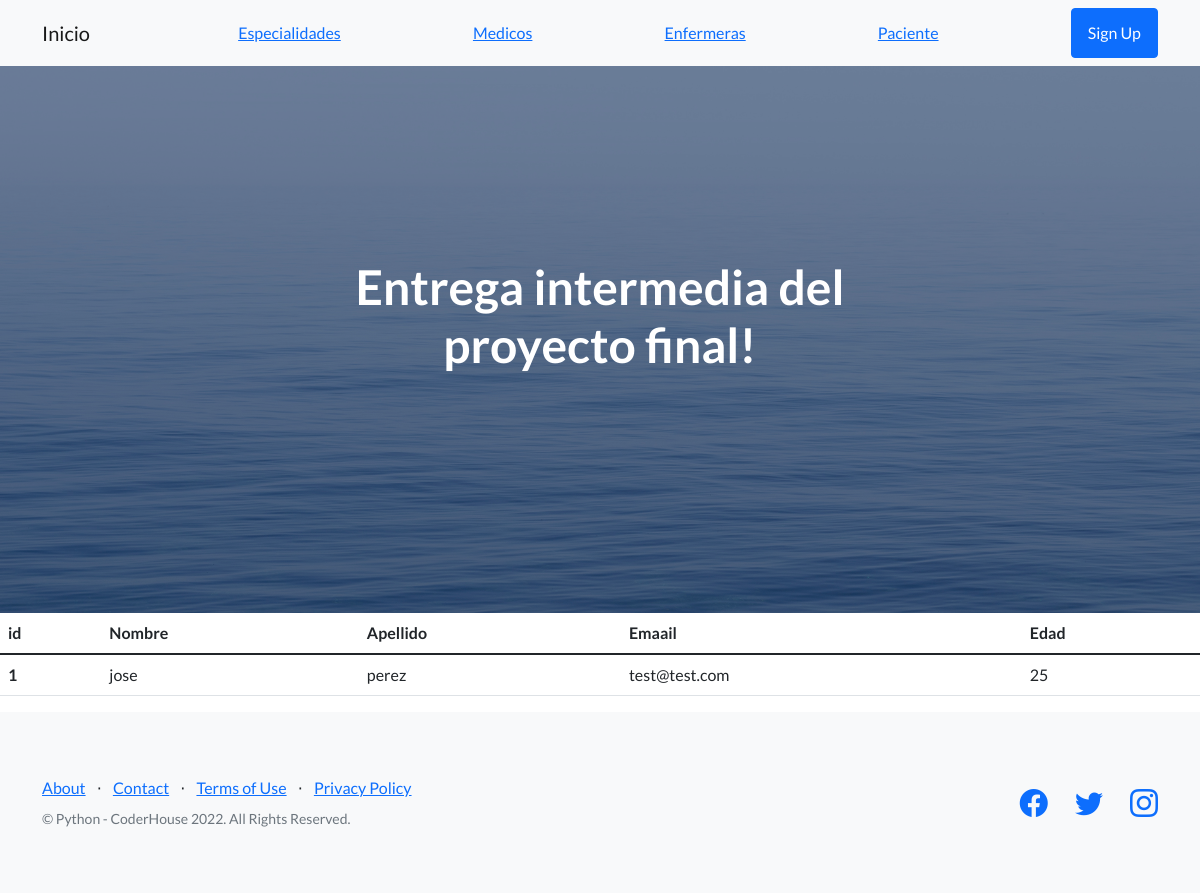
/clinica/paciente, run on an earlier commit of the app's database.
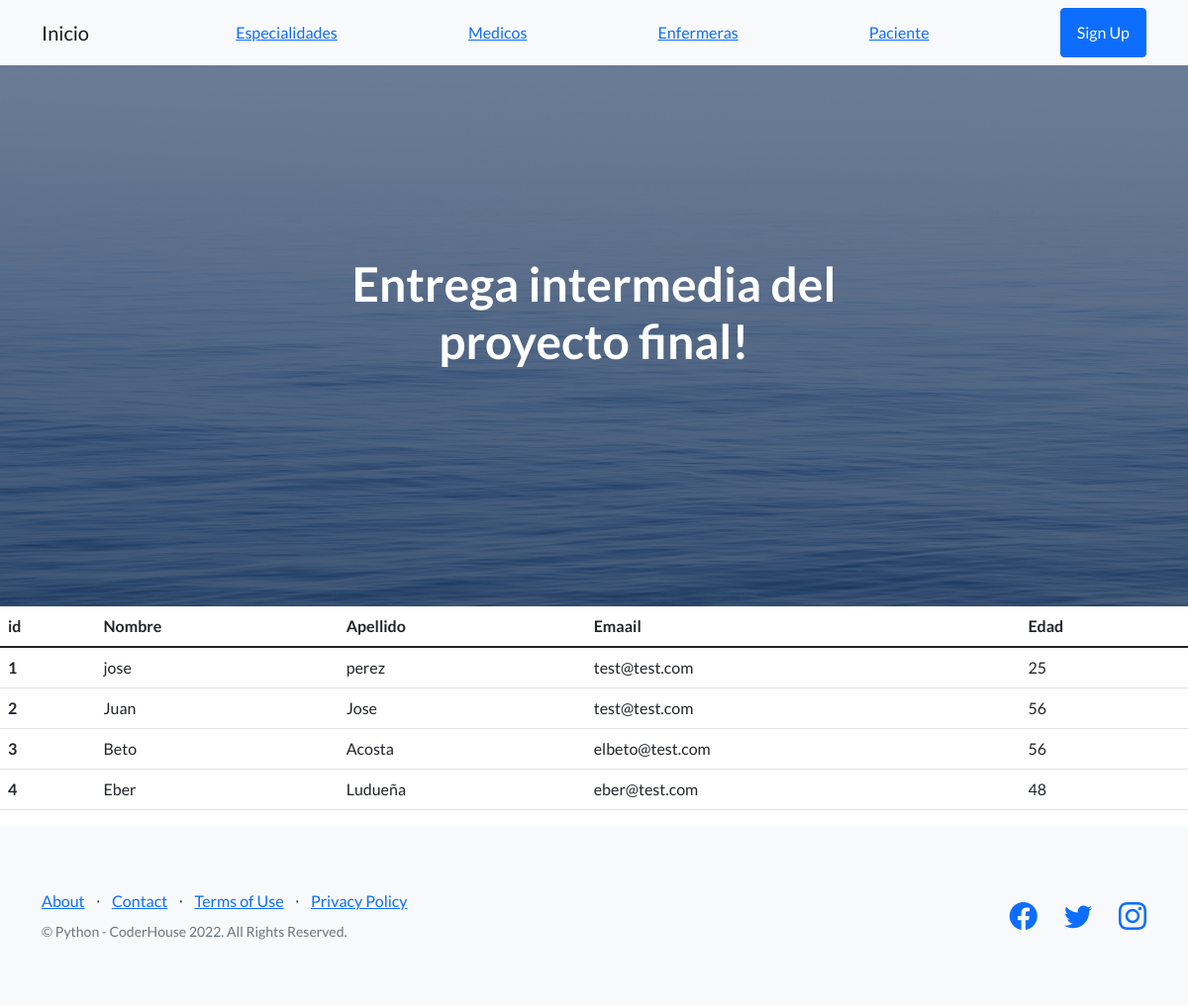
And on a later commit of the database.
### clinica/models.py (models this page shows)
class Paciente(models.Model):
    nombre= models.CharField(max_length=30)
    apellido= models.CharField(max_length=30)
    email= models.EmailField()
    edad= models.IntegerField()

### clinica/views.py (the view)
# urls.py: path("paciente" , views.paciente ,  name = "paciente"),
def paciente(request):
    paciente = Paciente.objects.all()
    dicc = {"paciente" : paciente}
    plantilla = loader.get_template("paciente.html")
    documento = plantilla.render(dicc)
    return HttpResponse( documento )
    return render(request , "paciente.html")

### clinica/template/paciente.html (shortened to what this page needs)
{% extends "padre.html" %}
{% load static %}
{% block contenido %}
<table class="table">
    <thead>
    <tr>
        <th scope="col">id</th>
        <th scope="col">Nombre</th>
        <th scope="col">Apellido</th>
        <th scope="col">Emaail</th>
        <th scope="col">Edad</th>
    </tr>
</thead>
<tbody>
    {% for n in paciente %}
    <tr>
        <th scope="row">{{n.id}}</th>
        <td>{{n.nombre}}</td>
        <td>{{n.apellido}}</td>
        <td>{{n.email}}</td>
        <td>{{n.edad}}</td>
    </tr>
    {% endfor %}
    </tbody>
</table>
{% endblock %}

What changed in the data, as far as the page shows it:
added Paciente: id "2", nombre "Juan", apellido "Jose", email "test@test.com", edad "56"
added Paciente: id "3", nombre "Beto", apellido "Acosta", email "elbeto@test.com", edad "56"
added Paciente: id "4", nombre "Eber", apellido "Ludueña", email "eber@test.com", edad "48"
